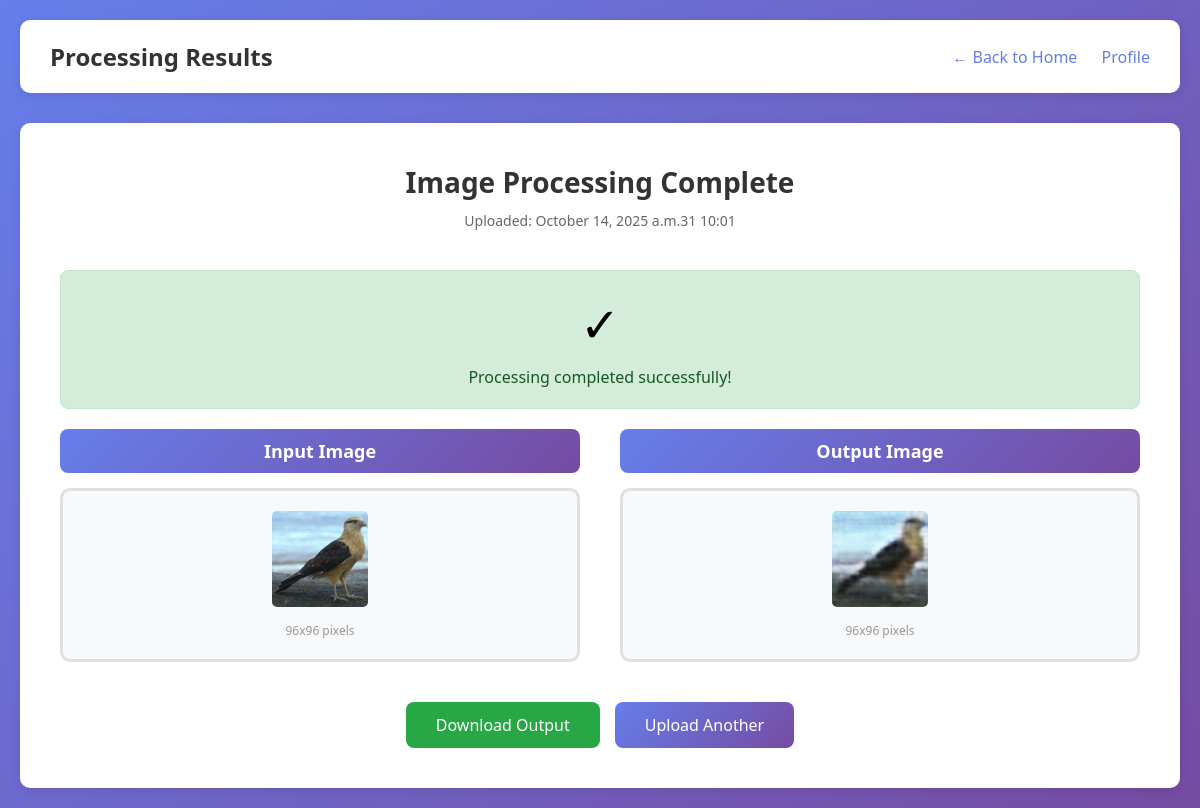
The app's page /results/16/ (signed in) with its own data.
### account/models.py (models this page shows, shortened)
class ImageUpload(models.Model):
    user = models.ForeignKey(CustomUser, on_delete=models.CASCADE, related_name='images')
    input_image = models.ImageField(upload_to='uploads/input/')
    output_image = models.ImageField(upload_to='uploads/output/', null=True, blank=True)
    uploaded_at = models.DateTimeField(auto_now_add=True)
    processed = models.BooleanField(default=False)
    class Meta:
        ordering = ['-uploaded_at']
        verbose_name = 'Image Upload'
        verbose_name_plural = 'Image Uploads'

### account/views.py (the view)
# urls.py: path('results/<int:pk>/', results_view, name='results'),
@login_required
def results_view(request, pk):
    image_upload = get_object_or_404(ImageUpload, pk=pk, user=request.user)
    return render(request, 'account/results.html', {'image_upload': image_upload})

### templates/account/results.html (shortened to what this page needs)
<!DOCTYPE html>
<html lang="en">
<head>
</head>
<body>
    <div class="container">
        <div class="header">
            <h2>Processing Results</h2>
            <div class="nav-links">
                <a href="{% url 'account:home' %}">← Back to Home</a>
                <a href="{% url 'account:profile' %}">Profile</a>
            </div>
        </div>
        <div class="results-container">
            <div class="results-header">
                <h3>Image Processing Complete</h3>
                <div class="upload-info">
                    Uploaded: {{ image_upload.uploaded_at|date:"F d, Y at H:i" }}
                </div>
            </div>
            {% if image_upload.processed %}
            <div class="processing-status success">
                <div class="status-icon">✓</div>
                <div class="status-text success">Processing completed successfully!</div>
            </div>
            <div class="comparison">
                <div class="image-box">
                    <div class="image-label">Input Image</div>
                    <div class="image-wrapper">
                        <img src="{{ image_upload.input_image.url }}" alt="Input Image" class="result-image">
                        <div class="image-dimensions">96x96 pixels</div>
                    </div>
                </div>
                <div class="image-box">
                    <div class="image-label">Output Image</div>
                    <div class="image-wrapper">
                        <img src="{{ image_upload.output_image.url }}" alt="Output Image" class="result-image">
                        <div class="image-dimensions">96x96 pixels</div>
                    </div>
                </div>
            </div>
            <div class="action-buttons">
                <a href="{{ image_upload.output_image.url }}" download class="btn btn-success">
                    Download Output
                </a>
                <a href="{% url 'account:home' %}" class="btn btn-primary">
                    Upload Another
                </a>
            </div>
            {% endif %}
        </div>
    </div>
</body>
</html>

### templates/account/results.html (style rules this page uses)
* { margin: 0; padding: 0; box-sizing: border-box; }
body { font-family: 'Segoe UI', Tahoma, Geneva, Verdana, sans-serif; background: linear-gradient(135deg, #667eea 0%, #764ba2 100%); min-height: 100vh; padding: 20px; }
.container { max-width: 1200px; margin: 0 auto; }
.header { background: white; padding: 20px 30px; border-radius: 10px; box-shadow: 0 2px 10px rgba(0,0,0,0.1); display: flex; justify-content: space-between; align-items: center; margin-bottom: 30px; }
.header h2 { color: #333; font-size: 24px; }
.nav-links a { text-decoration: none; color: #667eea; font-weight: 500; margin-left: 20px; transition: color 0.3s; }
.results-container { background: white; padding: 40px; border-radius: 10px; box-shadow: 0 2px 10px rgba(0,0,0,0.1); }
.results-header { text-align: center; margin-bottom: 40px; }
.results-header h3 { color: #333; font-size: 28px; margin-bottom: 10px; }
.upload-info { color: #666; font-size: 14px; }
.comparison { display: grid; grid-template-columns: 1fr 1fr; gap: 40px; margin-bottom: 40px; }
.image-box { text-align: center; }
.image-label { font-size: 18px; font-weight: 600; color: #333; margin-bottom: 15px; padding: 10px; background: linear-gradient(135deg, #667eea 0%, #764ba2 100%); color: white; border-radius: 8px; }
.image-wrapper { background: #f8f9fa; padding: 20px; border-radius: 10px; border: 3px solid #e0e0e0; transition: all 0.3s; }
.result-image { max-width: 100%; height: auto; border-radius: 5px; image-rendering: pixelated; image-rendering: -moz-crisp-edges; image-rendering: crisp-edges; }
.image-dimensions { margin-top: 10px; font-size: 12px; color: #999; }
.action-buttons { display: flex; justify-content: center; gap: 15px; margin-top: 30px; }
.btn { padding: 12px 30px; border: none; border-radius: 8px; font-size: 16px; font-weight: 500; cursor: pointer; text-decoration: none; display: inline-block; transition: all 0.3s; }
.btn-primary { background: linear-gradient(135deg, #667eea 0%, #764ba2 100%); color: white; }
.btn-success { background: #28a745; color: white; }
.processing-status { text-align: center; padding: 20px; background: #fff3cd; border-radius: 8px; margin-bottom: 20px; border: 1px solid #ffeaa7; }
.processing-status.success { background: #d4edda; border-color: #c3e6cb; }
.status-icon { font-size: 48px; margin-bottom: 10px; }
.status-text { color: #856404; font-size: 16px; }
.status-text.success { color: #155724; }

### records on screen
ImageUpload: uploaded_at "October 14, 2025 a.m.31 10:01", input_image (picture), output_image (picture)
